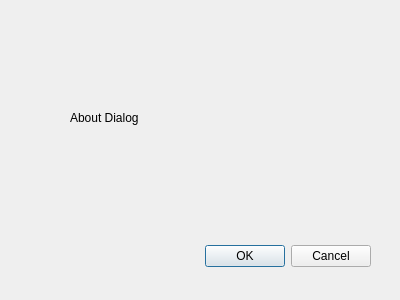
<?xml version="1.0" encoding="UTF-8"?>
<ui version="4.0">
 <class>AboutDialog</class>
 <widget class="QDialog" name="AboutDialog">
  <property name="geometry">
   <rect>
    <x>0</x>
    <y>0</y>
    <width>400</width>
    <height>300</height>
   </rect>
  </property>
  <property name="windowTitle">
   <string>Dialog</string>
  </property>
  <widget class="QDialogButtonBox" name="buttonBox">
   <property name="geometry">
    <rect>
     <x>30</x>
     <y>240</y>
     <width>341</width>
     <height>32</height>
    </rect>
   </property>
   <property name="orientation">
    <enum>Qt::Horizontal</enum>
   </property>
   <property name="standardButtons">
    <set>QDialogButtonBox::Cancel|QDialogButtonBox::Ok</set>
   </property>
  </widget>
  <widget class="QLabel" name="label">
   <property name="geometry">
    <rect>
     <x>70</x>
     <y>110</y>
     <width>151</width>
     <height>16</height>
    </rect>
   </property>
   <property name="text">
    <string>About Dialog</string>
   </property>
  </widget>
 </widget>
 <resources/>
 <connections>
  <connection>
   <sender>buttonBox</sender>
   <signal>accepted()</signal>
   <receiver>AboutDialog</receiver>
   <slot>accept()</slot>
   <hints>
    <hint type="sourcelabel">
     <x>248</x>
     <y>254</y>
    </hint>
    <hint type="destinationlabel">
     <x>157</x>
     <y>274</y>
    </hint>
   </hints>
  </connection>
  <connection>
   <sender>buttonBox</sender>
   <signal>rejected()</signal>
   <receiver>AboutDialog</receiver>
   <slot>reject()</slot>
   <hints>
    <hint type="sourcelabel">
     <x>316</x>
     <y>260</y>
    </hint>
    <hint type="destinationlabel">
     <x>286</x>
     <y>274</y>
    </hint>
   </hints>
  </connection>
 </connections>
</ui>
